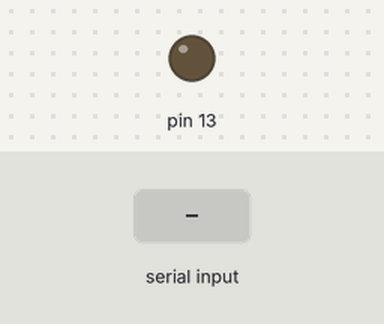
The sketch below on a simulated Arduino Uno, built with avr-gcc and run on an emulated ATmega328P. Parts: output pins drawn as LEDs (lit = HIGH). The inputs (shaded band) are chosen by the test bench. What the sketch prints to the serial monitor is not drawn.

Above: at 1.2 s.
1.3 s: "1" received over Serial
At 2.5 s:
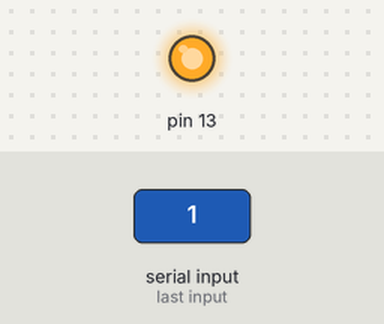
2.8 s: "0" received over Serial
At 3.7 s:
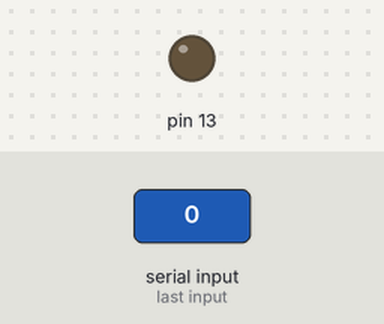
Timing chart, 0 to 5.8 s (numbered marks = the images above; inputs shaded):
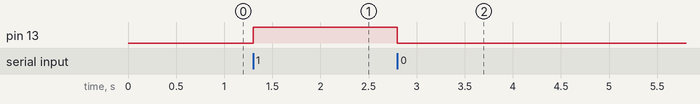

The sketch:

intput_and_output.ino.ino
```cpp
int outPin = 4;
void setup() {
 pinMode(13,OUTPUT);
 Serial.begin(9600);
 Serial.println("ENTER 1 OR 0");

}

void loop() {
   if(Serial.available()>0)
  {
    char ch = Serial.read();
    if (ch=='1')
    {
      digitalWrite(13,HIGH);
      }
      else if(ch=='0')
      {
        digitalWrite(13,LOW);
        }

    }

}
```

Measured:
- after the input at 1.3 s, pin 13: LOW → HIGH at once
- after the input at 2.8 s, pin 13: HIGH → LOW at once
